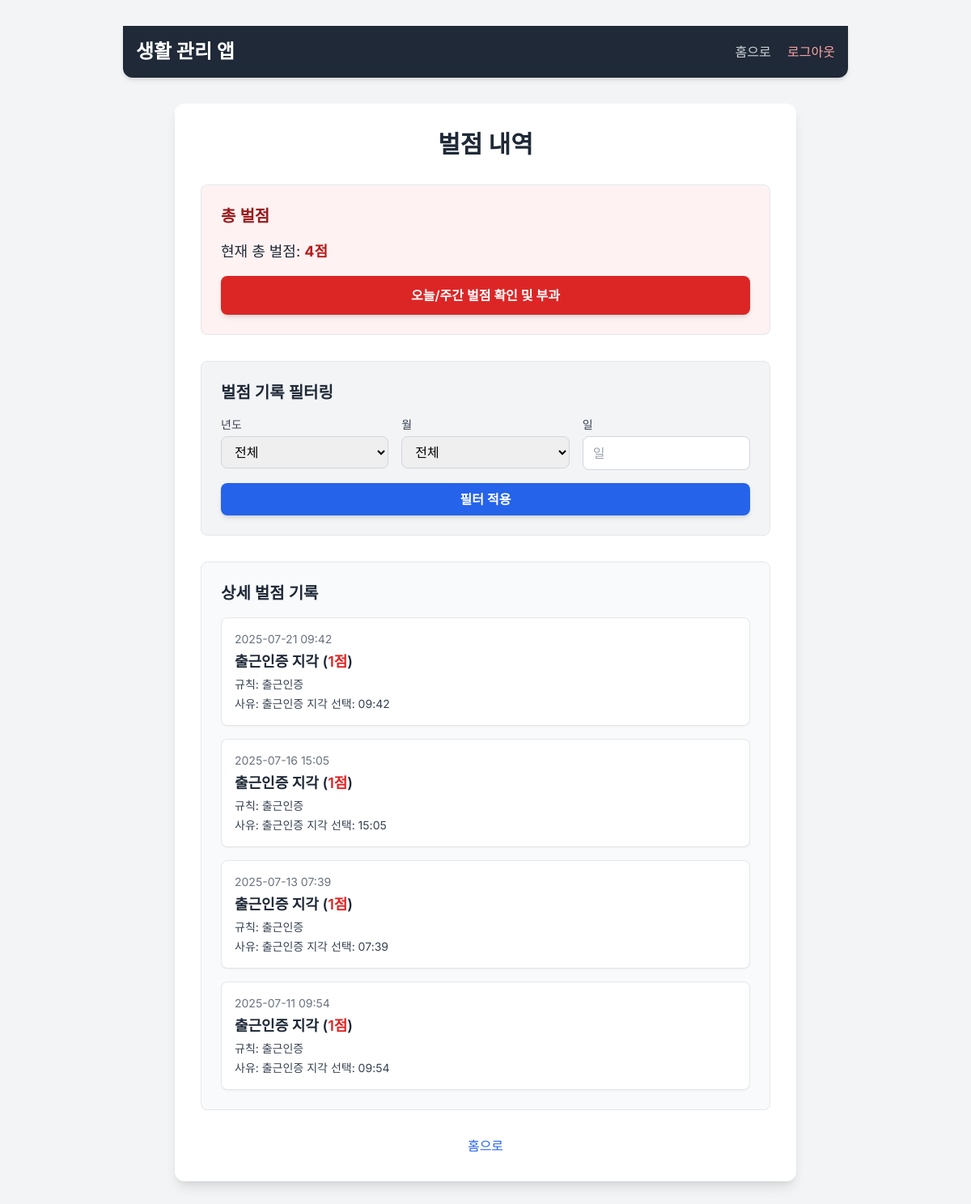
The app's page /penalties (signed in), older data.
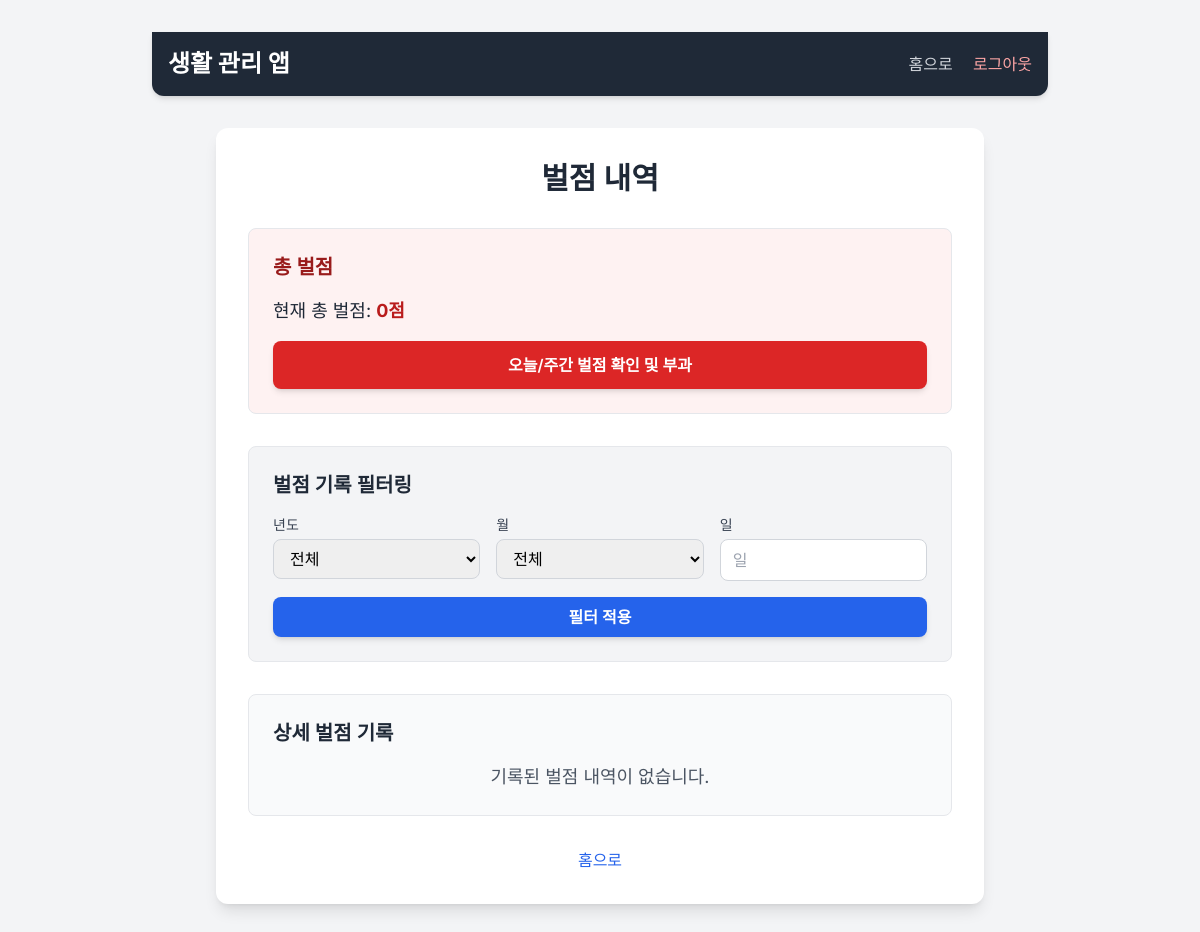
The same page, newer data.
### app.py (models this page shows, shortened)
class Penalty(db.Model):
    id = db.Column(db.Integer, primary_key=True)
    user_id = db.Column(db.Integer, db.ForeignKey('user.id'), nullable=False)
    penalty_type = db.Column(db.String(50), nullable=False)
    rule_name = db.Column(db.String(50), nullable=True)
    reason = db.Column(db.Text, nullable=True)
    penalty_points = db.Column(db.Integer, nullable=False, default=1)
    timestamp = db.Column(db.DateTime, default=datetime.now, nullable=False)
    related_date = db.Column(db.Date, nullable=True)
    user = db.relationship('User', backref=db.backref('penalties', lazy=True))

### app.py (the view)
@app.route('/penalties')
def penalties():
    print(f"DEBUG: Accessing /penalties. Session user_id: {session.get('user_id')}, role: {session.get('role')}")
    if 'user_id' not in session:
        flash("벌점 내역을 조회할 권한이 없습니다.", 'error')
        return redirect(url_for('login'))
    user_id = session['user_id']
    if session.get('role') == 'owner':
        ddang_user = User.query.filter_by(username='ddang').first()
        if ddang_user:
            query = Penalty.query.filter_by(user_id=ddang_user.id)
            total_penalty_points = db.session.query(func.sum(Penalty.penalty_points)).filter_by(user_id=ddang_user.id).scalar() or 0
        else:
            query = Penalty.query.filter_by(user_id=-1)
            total_penalty_points = 0
            flash("댕댕님 계정을 찾을 수 없습니다.", 'error')
    else:
        query = Penalty.query.filter_by(user_id=user_id)
        total_penalty_points = db.session.query(func.sum(Penalty.penalty_points)).filter_by(user_id=user_id).scalar() or 0
    filter_year = request.args.get('year', type=int)
    filter_month = request.args.get('month', type=int)
    filter_day = request.args.get('day', type=int)
    if filter_year:
        query = query.filter(extract('year', Penalty.timestamp) == filter_year)
    if filter_month:
        query = query.filter(extract('month', Penalty.timestamp) == filter_month)
    if filter_day:
        query = query.filter(extract('day', Penalty.timestamp) == filter_day)
    user_penalties = query.order_by(db.desc(Penalty.timestamp)).all()
    available_years = db.session.query(extract('year', Penalty.timestamp)).distinct().order_by(db.desc(extract('year', Penalty.timestamp))).all()
    available_months = db.session.query(extract('month', Penalty.timestamp)).distinct().order_by(extract('month', Penalty.timestamp)).all()
    return render_template('penalties.html',
                           penalties=user_penalties,
                           total_penalty_points=total_penalty_points,
                           available_years=[y[0] for y in available_years],
                           available_months=[m[0] for m in available_months],
                           selected_year=filter_year,
                           selected_month=filter_month,
                           selected_day=filter_day)

### templates/penalties.html (shortened to what this page needs)
{% extends "base.html" %}
{% from '_macros.html' import format_currency %}
{% block content %}
<div class="bg-white p-8 rounded-xl shadow-lg w-full max-w-3xl mx-auto">
  <h2 class="text-3xl font-bold text-center text-gray-800 mb-8">벌점 내역</h2>
  <div class="mb-8 p-6 border border-gray-200 rounded-lg bg-red-50">
    <h3 class="text-xl font-semibold text-red-800 mb-4">총 벌점</h3>
    <p class="text-gray-800 text-lg">
      현재 총 벌점: <span class="font-bold text-red-700">{{ total_penalty_points }}점</span>
    </p>
    <form method="post" action="{{ url_for('check_daily_weekly_penalties') }}" class="mt-4">
      <button type="submit"
              class="w-full bg-red-600 text-white py-3 rounded-lg font-semibold hover:bg-red-700 transition duration-300 shadow-md">
        오늘/주간 벌점 확인 및 부과
      </button>
    </form>
  </div>
  <div class="mb-8 p-6 border border-gray-200 rounded-lg bg-gray-100">
    <h3 class="text-xl font-semibold text-gray-800 mb-4">벌점 기록 필터링</h3>
    <form method="get" action="{{ url_for('penalties') }}" class="space-y-4">
      <div class="grid grid-cols-1 sm:grid-cols-3 gap-4">
        <div>
          <label for="year" class="block text-sm font-medium text-gray-700 mb-1">년도</label>
          <select id="year" name="year" class="w-full px-3 py-2 border border-gray-300 rounded-lg focus:outline-none focus:ring-2 focus:ring-blue-500">
            <option value="">전체</option>
          </select>
        </div>
        <div>
          <label for="month" class="block text-sm font-medium text-gray-700 mb-1">월</label>
          <select id="month" name="month" class="w-full px-3 py-2 border border-gray-300 rounded-lg focus:outline-none focus:ring-2 focus:ring-blue-500">
            <option value="">전체</option>
          </select>
        </div>
        <div>
          <label for="day" class="block text-sm font-medium text-gray-700 mb-1">일</label>
          <input type="number" id="day" name="day" placeholder="일" value="{{ selected_day | default('') }}"
                 class="w-full px-3 py-2 border border-gray-300 rounded-lg focus:outline-none focus:ring-2 focus:ring-blue-500">
        </div>
      </div>
      <button type="submit"
              class="w-full bg-blue-600 text-white py-2 rounded-lg font-semibold hover:bg-blue-700 transition duration-300 shadow-md">
        필터 적용
      </button>
    </form>
  </div>
  <div class="p-6 border border-gray-200 rounded-lg bg-gray-50">
    <h3 class="text-xl font-semibold text-gray-800 mb-4">상세 벌점 기록</h3>
    {% if penalties %}
      <ul class="space-y-4">
        {% for penalty in penalties %}
          <li class="bg-white p-4 rounded-lg shadow-sm border border-gray-200">
            <p class="text-sm text-gray-500 mb-1">{{ penalty.timestamp.strftime('%Y-%m-%d %H:%M') }}</p>
            <p class="text-lg font-semibold text-gray-800">{{ penalty.penalty_type }} (<span class="text-red-600">{{ penalty.penalty_points }}점</span>)</p>
            {% if penalty.rule_name %}<p class="text-gray-700 text-sm mt-1">규칙: {{ penalty.rule_name }}</p>{% endif %}
            {% if penalty.reason %}<p class="text-gray-700 text-sm mt-1">사유: {{ penalty.reason }}</p>{% endif %}
          </li>
        {% endfor %}
      </ul>
    {% else %}
      <p class="text-center text-gray-600 text-lg">기록된 벌점 내역이 없습니다.</p>
    {% endif %}
  </div>
  <div class="mt-8 text-center">
    <a href="{{ url_for('home') }}" class="inline-block text-blue-600 hover:underline font-medium">홈으로</a>
  </div>
</div>
{% endblock %}

Row changes from the older to the newer data that the page shows:
removed Penalty: timestamp "2025-07-21 09:42", penalty_type "출근인증 지각", penalty_points "1", rule_name "출근인증", reason "출근인증 지각 선택: 09:42"
removed Penalty: timestamp "2025-07-16 15:05", penalty_type "출근인증 지각", penalty_points "1", rule_name "출근인증", reason "출근인증 지각 선택: 15:05"
removed Penalty: timestamp "2025-07-13 07:39", penalty_type "출근인증 지각", penalty_points "1", rule_name "출근인증", reason "출근인증 지각 선택: 07:39"
removed Penalty: timestamp "2025-07-11 09:54", penalty_type "출근인증 지각", penalty_points "1", rule_name "출근인증", reason "출근인증 지각 선택: 09:54"
Text that changed along with them:
{{ total_penalty_points }}: "4" → "0"
text now shown: "기록된 벌점 내역이 없습니다."
